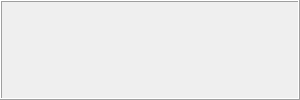
<?xml version="1.0" encoding="UTF-8"?>
<ui version="4.0">
 <class>AutoInfo</class>
 <widget class="QDialog" name="AutoInfo">
  <property name="windowModality">
   <enum>Qt::NonModal</enum>
  </property>
  <property name="geometry">
   <rect>
    <x>0</x>
    <y>0</y>
    <width>300</width>
    <height>100</height>
   </rect>
  </property>
  <property name="sizePolicy">
   <sizepolicy hsizetype="Expanding" vsizetype="Expanding">
    <horstretch>0</horstretch>
    <verstretch>0</verstretch>
   </sizepolicy>
  </property>
  <property name="windowTitle">
   <string>Info</string>
  </property>
  <property name="locale">
   <locale language="English" country="UnitedStates"/>
  </property>
  <property name="modal">
   <bool>true</bool>
  </property>
  <layout class="QVBoxLayout" name="verticalLayout">
   <property name="margin">
    <number>0</number>
   </property>
   <item>
    <widget class="QLabel" name="label">
     <property name="sizePolicy">
      <sizepolicy hsizetype="Expanding" vsizetype="Expanding">
       <horstretch>0</horstretch>
       <verstretch>0</verstretch>
      </sizepolicy>
     </property>
     <property name="frameShape">
      <enum>QFrame::Box</enum>
     </property>
     <property name="frameShadow">
      <enum>QFrame::Raised</enum>
     </property>
     <property name="text">
      <string/>
     </property>
     <property name="textFormat">
      <enum>Qt::AutoText</enum>
     </property>
     <property name="alignment">
      <set>Qt::AlignCenter</set>
     </property>
    </widget>
   </item>
  </layout>
 </widget>
 <resources>
 <include location="images.qrc"/>
 </resources>
 <connections/>
</ui>
